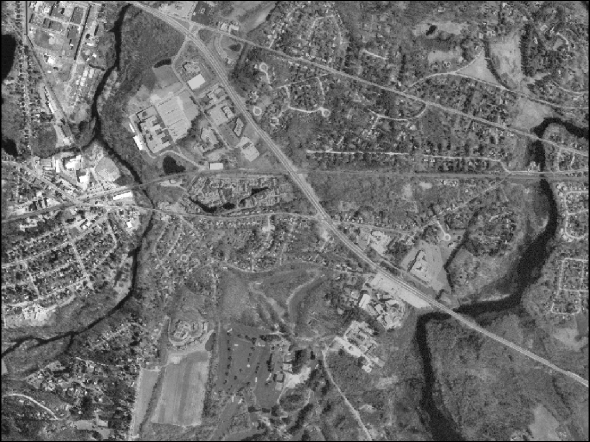
%> input picture Ustinov/3/ConcordOrthoPhoto.png, 1180 x 884 px (shown at 1/2 size)
$ octave part2_5_run.m   (GNU Octave 9; MATLAB toolbox functions it lacks are replaced by stand-ins)
%> lines starting %> are read from the running program, lines starting %| are printed output that depends on the picture; long printed decimals are rounded
### Chen_bo_模式识别/Lab4/FindCorr.m
function R=FindCorr(A,B)
if ndims(A)==3, A=rgb2gray(A); end
if ndims(B)==3, B=rgb2gray(B); end
[h,w]=size(A);

Sa=fft2(double(A));
Sb=fft2(double(B),h,w);
Sr=Sa.*conj(Sb);
R=real(ifft2(Sr));
end

### Chen_bo_模式识别/Lab4/part2_5_run.m
clear; close all;
A=imread('ConcordOrthoPhoto.png');
%> A is the input picture: size 884x1180x3 uint8; mean R, G, B 109.9, 109.9, 109.9
B=imread('WestConcordOrthoPhoto.png');
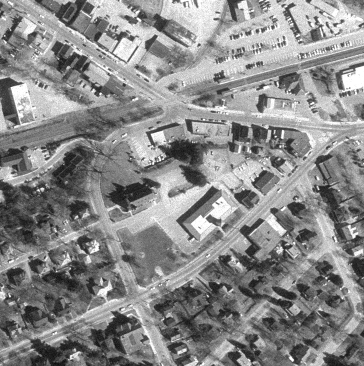
%> input picture Ahmad/Lab4/westconcordorthophoto.png, 364 x 366 px
%> B is the input picture: size 366x364 uint8; min 13, max 255, mean 137.8
if ndims(A)==3, A=rgb2gray(A); end
if ndims(B)==3, B=rgb2gray(B); end
[h,w]=size(A); [h1,w1]=size(B);
%> after `[h,w]=size(A)`: h = 884; w = 1180
%> after `[h1,w1]=size(B)`: h1 = 366; w1 = 364
assert(h1<=h && w1<=w,'Frame must fit inside the map.');
fprintf('Map: %d x %d; frame: %d x %d\n',h,w,h1,w1);
%| Map: 884 x 1180; frame: 366 x 364
figure; imshow(A); title('Map');
figure; imshow(B); title('Frame');
% 1 FindCorr; 2 PhaseCorr; 3 GradCorr; 4 GradCorrXY; 5 ContCorr.
Method=1;
% 0 original; 1 brightness; 2 noise; 3 rotation; 4 scaling.
Exp=0;
methods={@FindCorr,@PhaseCorr,@GradCorr,@GradCorrXY,@ContCorr};
names={'FindCorr','PhaseCorr','GradCorr','GradCorrXY','ContCorr'};
if Exp==1
    values=[-100 -50 -20 20 50 100];
elseif Exp==2
    values=0.25;
elseif Exp==3
    values=1:5;
elseif Exp==4
    values=0.95:-0.01:0.90;
else
    values=0;
end
results=zeros(numel(values),5);
for k=1:numel(values)
    v=values(k); B1=B;
    if Exp==1, B1=uint8(double(B)+v);
    elseif Exp==2, B1=imnoise(B,'salt & pepper',v);
    elseif Exp==3, B1=imrotate(B,v);
    elseif Exp==4, B1=imresize(B,v);
    end
    % Uncomment ONLY for the Part 2 brightness correction experiment:
    % B1=B-20;
    tic; R=methods{Method}(A,B1); elapsed=toc;
    [~,index]=max(R(:)); [y,x]=ind2sub(size(R),index);
    [bh,bw]=size(B1);
    fits=(x+bw-1<=w && y+bh-1<=h);
    results(k,:)=[v,x,y,elapsed,fits];
    label=sprintf('%s; Exp=%d; value=%g',names{Method},Exp,v);
    fprintf('%s: x=%d, y=%d, time=%.6f s, fits=%d\n',label,x,y,elapsed,fits);
    figure('Name',label); imshow(-R,[]); title('Correlation function');
    figure('Name',label); imshow(A); hold on;
    rectangle('Position',[x,y,bw,bh],'EdgeColor','r','LineWidth',1);
    title(sprintf('Detected position: x=%d, y=%d',x,y));
    if fits
        C=A; C(y:y+bh-1,x:x+bw-1)=uint8(double(B1)*1.2+50);
        figure('Name',label); imshow(C); title('Frame overlaid on map');
    else
        warning('Peak outside full-frame placement area. Do not use it as ground truth.');
    end
end
%> this loop made 1 pass
%> (index, y, x, fits) on pass 1: (84980, 116, 97, true)
%| FindCorr; Exp=0; value=0: x=97, y=116, time=0.1458 s, fits=1
%> pass 1, `R=methods{Method}(A,B1)`:
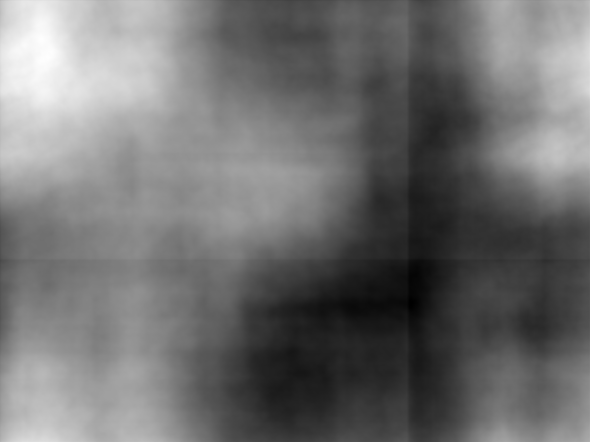
%> R: size 884x1180 double (shown at 1/2 size); min 1.73e+09, max 2.39e+09, mean 2.02e+09; drawn with min black and max white
%> pass 1, `imshow(-R,[])`:
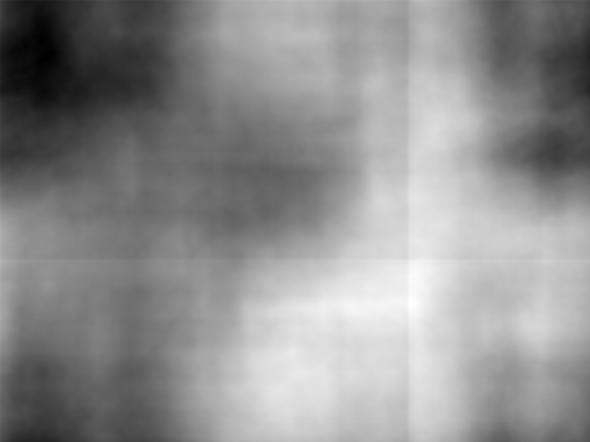
%> displayed picture: size 884x1180, on the screen's scale of 0 to 255 (shown at 1/2 size); min 0, max 255, mean 143.1
%> pass 1, `title(sprintf('Detected position: x=%d, y=%d',x,y));`:
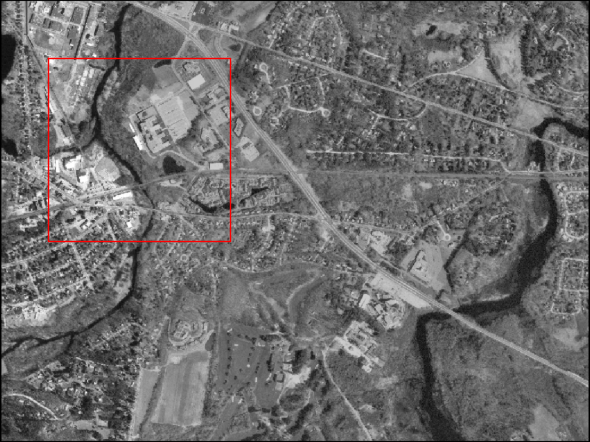
%> figure redrawn from the program's plot data; shown at 1/2 size; its title reads 'Detected position: x=97, y=116'
%> pass 1, `imshow(C)`:
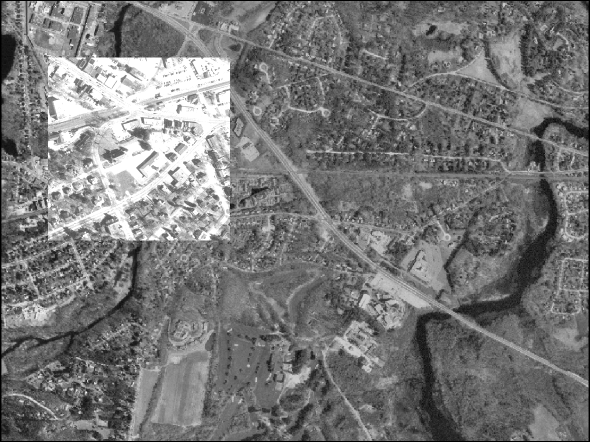
%> displayed picture: size 884x1180, on the screen's scale of 0 to 255 (shown at 1/2 size); min 0, max 255, mean 119.2
%> after the loop, results = [0 97 116 0.146 1]
%> (the run ends here)
